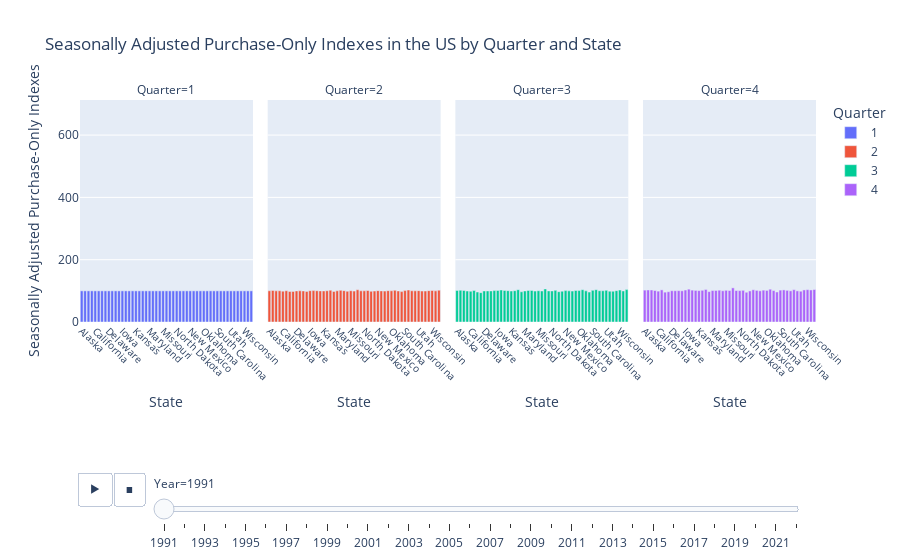

Notebook code cell kept with this figure:
### Markdown cell above
## Figure 2

### Code cell
# | echo: false
fig = px.bar(df,
             x='State',
             y='Price_index',
             animation_frame='Year',
             color='Quarter',
             facet_col='Quarter',
             labels={'Seasonally Adjusted Purchase-Only Indexes': 'Seasonally Adjusted Purchase-Only Indexes'},
             title='Seasonally Adjusted Purchase-Only Indexes in the US by Quarter and State')

fig.update_layout(
    # xaxis=dict(title='State', showgrid=False),
    yaxis=dict(title='Seasonally Adjusted Purchase-Only Indexes')
)

fig.update_coloraxes(showscale=False)

fig.update_yaxes(range=[0, df["Price_index"].max()])

fig.update_xaxes(tickangle=45, tickfont=dict(size=10))

fig['layout']['updatemenus'][0]['pad']=dict(r= 10, t= 150)
fig['layout']['sliders'][0]['pad']=dict(r= 10, t= 150,)

fig.show()

### Figure 1 — Plotly figure (JSON) as saved in the notebook; plotly's stock layout.template omitted (floating-point values rounded to 4 significant figures)
{"data": [{"alignmentgroup": "True", "hovertemplate": "Quarter=1<br>Year=1991<br>State=%{x}<br>Price_index=%{y}<extra></extra>", "legendgroup": "1", "marker": {"color": "#636efa", "pattern": {"shape": ""}}, "name": "1", "offsetgroup": "1", "orientation": "v", "showlegend": true, "textposition": "auto", "type": "bar", "x": ["Alaska", "Alabama", "Arkansas", "Arizona", "California", "Colorado", "Connecticut", "District of Columbia", "Delaware", "Florida", "Georgia", "Hawaii", "Iowa", "Idaho", "Illinois", "Indiana", "Kansas", "Kentucky", "Louisiana", "Massachusetts", "Maryland", "Maine", "Michigan", "Minnesota", "Missouri", "Mississippi", "Montana", "North Carolina", "North Dakota", "Nebraska", "New Hampshire", "New Jersey", "New Mexico", "Nevada", "New York", "Ohio", "Oklahoma", "Oregon", "Pennsylvania", "Rhode Island", "South Carolina", "South Dakota", "Tennessee", "Texas", "Utah", "Virginia", "Vermont", "Washington", "Wisconsin", "West Virginia", "Wyoming"], "xaxis": "x", "y": [100, 100, 100, 100, 100, 100, 100, 100, 100, 100, 100, 100, 100, 100, 100, 100, 100, 100, 100, 100, 100, 100, 100, 100, 100, 100, 100, 100, 100, 100, 100, 100, 100, 100, 100, 100, 100, 100, 100, 100, 100, 100, 100, 100, 100, 100, 100, 100, 100, 100, 100], "yaxis": "y"}, {"alignmentgroup": "True", "hovertemplate": "Quarter=2<br>Year=1991<br>State=%{x}<br>Price_index=%{y}<extra></extra>", "legendgroup": "2", "marker": {"color": "#EF553B", "pattern": {"shape": ""}}, "name": "2", "offsetgroup": "2", "orientation": "v", "showlegend": true, "textposition": "auto", "type": "bar", "x": ["Alaska", "Alabama", "Arkansas", "Arizona", "California", "Colorado", "Connecticut", "District of Columbia", "Delaware", "Florida", "Georgia", "Hawaii", "Iowa", "Idaho", "Illinois", "Indiana", "Kansas", "Kentucky", "Louisiana", "Massachusetts", "Maryland", "Maine", "Michigan", "Minnesota", "Missouri", "Mississippi", "Montana", "North Carolina", "North Dakota", "Nebraska", "New Hampshire", "New Jersey", "New Mexico", "Nevada", "New York", "Ohio", "Oklahoma", "Oregon", "Pennsylvania", "Rhode Island", "South Carolina", "South Dakota", "Tennessee", "Texas", "Utah", "Virginia", "Vermont", "Washington", "Wisconsin", "West Virginia", "Wyoming"], "xaxis": "x2", "y": [100.2, 101.2, 99.93, 100.2, 99.1, 100.3, 97.98, 98.15, 99.78, 100.1, 99.67, 98.23, 100.5, 100.8, 100.4, 99.9, 99.72, 100.4, 102.0, 98.05, 100.1, 101.5, 100.6, 98.72, 100.4, 99.18, 103.5, 100.1, 100.1, 101.1, 98.51, 99.28, 100.7, 99.87, 99.13, 100.6, 100.2, 101.8, 99.66, 97.57, 100.8, 102.6, 100.2, 100.1, 100.7, 99.33, 99.42, 100.7, 101.1, 99.93, 102.3], "yaxis": "y2"}, {"alignmentgroup": "True", "hovertemplate": "Quarter=3<br>Year=1991<br>State=%{x}<br>Price_index=%{y}<extra></extra>", "legendgroup": "3", "marker": {"color": "#00cc96", "pattern": {"shape": ""}}, "name": "3", "offsetgroup": "3", "orientation": "v", "showlegend": true, "textposition": "auto", "type": "bar", "x": ["Alaska", "Alabama", "Arkansas", "Arizona", "California", "Colorado", "Connecticut", "District of Columbia", "Delaware", "Florida", "Georgia", "Hawaii", "Iowa", "Idaho", "Illinois", "Indiana", "Kansas", "Kentucky", "Louisiana", "Massachusetts", "Maryland", "Maine", "Michigan", "Minnesota", "Missouri", "Mississippi", "Montana", "North Carolina", "North Dakota", "Nebraska", "New Hampshire", "New Jersey", "New Mexico", "Nevada", "New York", "Ohio", "Oklahoma", "Oregon", "Pennsylvania", "Rhode Island", "South Carolina", "South Dakota", "Tennessee", "Texas", "Utah", "Virginia", "Vermont", "Washington", "Wisconsin", "West Virginia", "Wyoming"], "xaxis": "x3", "y": [101.3, 101.9, 101.2, 99.41, 98.71, 101.3, 96.22, 94.29, 99.71, 99.69, 99.74, 100.8, 101.3, 102.7, 101.2, 100.5, 99.51, 100.5, 103.6, 97, 99.6, 101.4, 101.1, 99.18, 100.4, 99.55, 106.2, 99.79, 99.67, 101.5, 97.28, 99.01, 100.7, 99.97, 99.24, 101.1, 100.9, 103.7, 99.96, 95.9, 101.5, 103.7, 100.3, 100.3, 101.7, 99.03, 98.79, 100.6, 102.6, 99.64, 104.0], "yaxis": "y3"}, {"alignmentgroup": "True", "hovertemplate": "Quarter=4<br>Year=1991<br>State=%{x}<br>Price_index=%{y}<extra></extra>", "legendgroup": "4", "marker": {"color": "#ab63fa", "pattern": {"shape": ""}}, "name": "4", "offsetgroup": "4", "orientation": "v", "showlegend": true, "textposition": "auto", "type": "bar", "x": ["Alaska", "Alabama", "Arkansas", "Arizona", "California", "Colorado", "Connecticut", "District of Columbia", "Delaware", "Florida", "Georgia", "Hawaii", "Iowa", "Idaho", "Illinois", "Indiana", "Kansas", "Kentucky", "Louisiana", "Massachusetts", "Maryland", "Maine", "Michigan", "Minnesota", "Missouri", "Mississippi", "Montana", "North Carolina", "North Dakota", "Nebraska", "New Hampshire", "New Jersey", "New Mexico", "Nevada", "New York", "Ohio", "Oklahoma", "Oregon", "Pennsylvania", "Rhode Island", "South Carolina", "South Dakota", "Tennessee", "Texas", "Utah", "Virginia", "Vermont", "Washington", "Wisconsin", "West Virginia", "Wyoming"], "xaxis": "x4", "y": [102.4, 102.8, 102.8, 101.0, 99.05, 103.1, 95.85, 97.17, 100.4, 100.4, 100.6, 100.2, 102.5, 105.4, 102.3, 101.4, 100.8, 101.8, 104.4, 97.52, 101.0, 101.3, 102.1, 100.2, 101.8, 101.1, 109.6, 101.0, 100.7, 101.8, 95.51, 99.73, 103.4, 101.5, 100.2, 102.2, 101.3, 105.3, 100.9, 96.32, 102.3, 103, 101.6, 100.1, 103.7, 99.91, 98.79, 103.0, 103.8, 102.9, 104.2], "yaxis": "y4"}], "layout": {"annotations": [{"font": {}, "showarrow": false, "text": "Quarter=1", "x": 0.1175, "xanchor": "center", "xref": "paper", "y": 1, "yanchor": "bottom", "yref": "paper"}, {"font": {}, "showarrow": false, "text": "Quarter=2", "x": 0.3725, "xanchor": "center", "xref": "paper", "y": 1, "yanchor": "bottom", "yref": "paper"}, {"font": {}, "showarrow": false, "text": "Quarter=3", "x": 0.6275, "xanchor": "center", "xref": "paper", "y": 1, "yanchor": "bottom", "yref": "paper"}, {"font": {}, "showarrow": false, "text": "Quarter=4", "x": 0.8825, "xanchor": "center", "xref": "paper", "y": 1, "yanchor": "bottom", "yref": "paper"}], "barmode": "relative", "coloraxis": {"showscale": false}, "legend": {"title": {"text": "Quarter"}, "tracegroupgap": 0}, "sliders": [{"active": 0, "currentvalue": {"prefix": "Year="}, "len": 0.9, "pad": {"r": 10, "t": 150}, "steps": [{"args": [["1991"], {"frame": {"duration": 0, "redraw": true}, "fromcurrent": true, "mode": "immediate", "transition": {"duration": 0, "easing": "linear"}}], "label": "1991", "method": "animate"}, {"args": [["1992"], {"frame": {"duration": 0, "redraw": true}, "fromcurrent": true, "mode": "immediate", "transition": {"duration": 0, "easing": "linear"}}], "label": "1992", "method": "animate"}, {"args": [["1993"], {"frame": {"duration": 0, "redraw": true}, "fromcurrent": true, "mode": "immediate", "transition": {"duration": 0, "easing": "linear"}}], "label": "1993", "method": "animate"}, {"args": [["1994"], {"frame": {"duration": 0, "redraw": true}, "fromcurrent": true, "mode": "immediate", "transition": {"duration": 0, "easing": "linear"}}], "label": "1994", "method": "animate"}, {"args": [["1995"], {"frame": {"duration": 0, "redraw": true}, "fromcurrent": true, "mode": "immediate", "transition": {"duration": 0, "easing": "linear"}}], "label": "1995", "method": "animate"}, {"args": [["1996"], {"frame": {"duration": 0, "redraw": true}, "fromcurrent": true, "mode": "immediate", "transition": {"duration": 0, "easing": "linear"}}], "label": "1996", "method": "animate"}, {"args": [["1997"], {"frame": {"duration": 0, "redraw": true}, "fromcurrent": true, "mode": "immediate", "transition": {"duration": 0, "easing": "linear"}}], "label": "1997", "method": "animate"}, {"args": [["1998"], {"frame": {"duration": 0, "redraw": true}, "fromcurrent": true, "mode": "immediate", "transition": {"duration": 0, "easing": "linear"}}], "label": "1998", "method": "animate"}, {"args": [["1999"], {"frame": {"duration": 0, "redraw": true}, "fromcurrent": true, "mode": "immediate", "transition": {"duration": 0, "easing": "linear"}}], "label": "1999", "method": "animate"}, {"args": [["2000"], {"frame": {"duration": 0, "redraw": true}, "fromcurrent": true, "mode": "immediate", "transition": {"duration": 0, "easing": "linear"}}], "label": "2000", "method": "animate"}, {"args": [["2001"], {"frame": {"duration": 0, "redraw": true}, "fromcurrent": true, "mode": "immediate", "transition": {"duration": 0, "easing": "linear"}}], "label": "2001", "method": "animate"}, {"args": [["2002"], {"frame": {"duration": 0, "redraw": true}, "fromcurrent": true, "mode": "immediate", "transition": {"duration": 0, "easing": "linear"}}], "label": "2002", "method": "animate"}, {"args": [["2003"], {"frame": {"duration": 0, "redraw": true}, "fromcurrent": true, "mode": "immediate", "transition": {"duration": 0, "easing": "linear"}}], "label": "2003", "method": "animate"}, {"args": [["2004"], {"frame": {"duration": 0, "redraw": true}, "fromcurrent": true, "mode": "immediate", "transition": {"duration": 0, "easing": "linear"}}], "label": "2004", "method": "animate"}, {"args": [["2005"], {"frame": {"duration": 0, "redraw": true}, "fromcurrent": true, "mode": "immediate", "transition": {"duration": 0, "easing": "linear"}}], "label": "2005", "method": "animate"}, {"args": [["2006"], {"frame": {"duration": 0, "redraw": true}, "fromcurrent": true, "mode": "immediate", "transition": {"duration": 0, "easing": "linear"}}], "label": "2006", "method": "animate"}, {"args": [["2007"], {"frame": {"duration": 0, "redraw": true}, "fromcurrent": true, "mode": "immediate", "transition": {"duration": 0, "easing": "linear"}}], "label": "2007", "method": "animate"}, {"args": [["2008"], {"frame": {"duration": 0, "redraw": true}, "fromcurrent": true, "mode": "immediate", "transition": {"duration": 0, "easing": "linear"}}], "label": "2008", "method": "animate"}, {"args": [["2009"], {"frame": {"duration": 0, "redraw": true}, "fromcurrent": true, "mode": "immediate", "transition": {"duration": 0, "easing": "linear"}}], "label": "2009", "method": "animate"}, {"args": [["2010"], {"frame": {"duration": 0, "redraw": true}, "fromcurrent": true, "mode": "immediate", "transition": {"duration": 0, "easing": "linear"}}], "label": "2010", "method": "animate"}, {"args": [["2011"], {"frame": {"duration": 0, "redraw": true}, "fromcurrent": true, "mode": "immediate", "transition": {"duration": 0, "easing": "linear"}}], "label": "2011", "method": "animate"}, {"args": [["2012"], {"frame": {"duration": 0, "redraw": true}, "fromcurrent": true, "mode": "immediate", "transition": {"duration": 0, "easing": "linear"}}], "label": "2012", "method": "animate"}, {"args": [["2013"], {"frame": {"duration": 0, "redraw": true}, "fromcurrent": true, "mode": "immediate", "transition": {"duration": 0, "easing": "linear"}}], "label": "2013", "method": "animate"}, {"args": [["2014"], {"frame": {"duration": 0, "redraw": true}, "fromcurrent": true, "mode": "immediate", "transition": {"duration": 0, "easing": "linear"}}], "label": "2014", "method": "animate"}, {"args": [["2015"], {"frame": {"duration": 0, "redraw": true}, "fromcurrent": true, "mode": "immediate", "transition": {"duration": 0, "easing": "linear"}}], "label": "2015", "method": "animate"}, {"args": [["2016"], {"frame": {"duration": 0, "redraw": true}, "fromcurrent": true, "mode": "immediate", "transition": {"duration": 0, "easing": "linear"}}], "label": "2016", "method": "animate"}, {"args": [["2017"], {"frame": {"duration": 0, "redraw": true}, "fromcurrent": true, "mode": "immediate", "transition": {"duration": 0, "easing": "linear"}}], "label": "2017", "method": "animate"}, {"args": [["2018"], {"frame": {"duration": 0, "redraw": true}, "fromcurrent": true, "mode": "immediate", "transition": {"duration": 0, "easing": "linear"}}], "label": "2018", "method": "animate"}, {"args": [["2019"], {"frame": {"duration": 0, "redraw": true}, "fromcurrent": true, "mode": "immediate", "transition": {"duration": 0, "easing": "linear"}}], "label": "2019", "method": "animate"}, {"args": [["2020"], {"frame": {"duration": 0, "redraw": true}, "fromcurrent": true, "mode": "immediate", "transition": {"duration": 0, "easing": "linear"}}], "label": "2020", "method": "animate"}, {"args": [["2021"], {"frame": {"duration": 0, "redraw": true}, "fromcurrent": true, "mode": "immediate", "transition": {"duration": 0, "easing": "linear"}}], "label": "2021", "method": "animate"}, {"args": [["2022"], {"frame": {"duration": 0, "redraw": true}, "fromcurrent": true, "mode": "immediate", "transition": {"duration": 0, "easing": "linear"}}], "label": "2022", "method": "animate"}], "x": 0.1, "xanchor": "left", "y": 0, "yanchor": "top"}], "title": {"text": "Seasonally Adjusted Purchase-Only Indexes in the US by Quarter and State"}, "updatemenus": [{"buttons": [{"args": [null, {"frame": {"duration": 500, "redraw": true}, "fromcurrent": true, "mode": "immediate", "transition": {"duration": 500, "easing": "linear"}}], "label": "&#9654;", "method": "animate"}, {"args": [[null], {"frame": {"duration": 0, "redraw": true}, "fromcurrent": true, "mode": "immediate", "transition": {"duration": 0, "easing": "linear"}}], "label": "&#9724;", "method": "animate"}], "direction": "left", "pad": {"r": 10, "t": 150}, "showactive": false, "type": "buttons", "x": 0.1, "xanchor": "right", "y": 0, "yanchor": "top"}], "xaxis": {"anchor": "y", "domain": [0, 0.235], "tickangle": 45, "tickfont": {"size": 10}, "title": {"text": "State"}}, "xaxis2": {"anchor": "y2", "domain": [0.255, 0.49], "matches": "x", "tickangle": 45, "tickfont": {"size": 10}, "title": {"text": "State"}}, "xaxis3": {"anchor": "y3", "domain": [0.51, 0.745], "matches": "x", "tickangle": 45, "tickfont": {"size": 10}, "title": {"text": "State"}}, "xaxis4": {"anchor": "y4", "domain": [0.765, 1.0], "matches": "x", "tickangle": 45, "tickfont": {"size": 10}, "title": {"text": "State"}}, "yaxis": {"anchor": "x", "domain": [0, 1], "range": [0, 712.6], "title": {"text": "Seasonally Adjusted Purchase-Only Indexes"}}, "yaxis2": {"anchor": "x2", "domain": [0, 1], "matches": "y", "range": [0, 712.6], "showticklabels": false}, "yaxis3": {"anchor": "x3", "domain": [0, 1], "matches": "y", "range": [0, 712.6], "showticklabels": false}, "yaxis4": {"anchor": "x4", "domain": [0, 1], "matches": "y", "range": [0, 712.6], "showticklabels": false}}}
